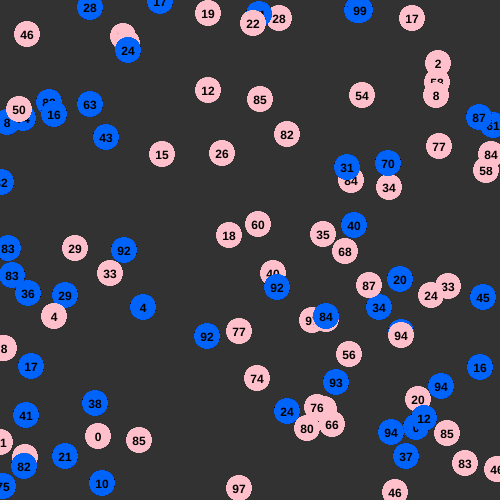
Frame 1 (no input)
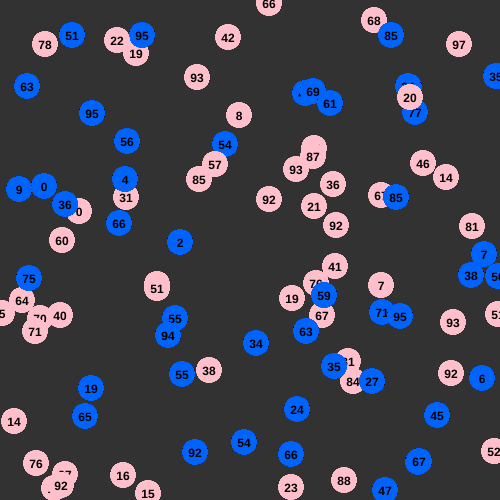
Frame 2 (the mouse pressed at the canvas centre, redrawn once)

The p5.js sketch that drew these frames (run headless with seeded random() and noise() and a simulated clock; the mouse was pressed at the canvas centre and the sketch redrawn once):

// p5.js sketch
// ── sketch.js
console.log("test")

// defining arrays
let names = ["Marlon", "Ben", "Dan", "Laura", "Bob", "Jen", "James", "Mark", "Max"];
let conditions = ["Healthy", "Unhealthy", "Critical Condition", "Athlete"];
let genders = ["Male", "Female"];
let infected = [true, false]

let person = [];

let numberOfPeople = 100;

// let rAge = Math.round((Math.random() * 40)) +30
// let rAgeP5 = int(random(30,70)); MUST BE IN DRAW

function setup(){
    createCanvas(500, 500);
    

    for(let x = 0; x < numberOfPeople; x++){
        // randomizes each loop
        let randomName = names[Math.floor(Math.random()*names.length)];
        let randomCondition = conditions[Math.floor(Math.random()*conditions.length)];
        let randomGender = genders[Math.floor(Math.random()*genders.length)];
        let randomInfected = infected[Math.floor(Math.random()*infected.length)];
        let randomAge = Math.floor(Math.random()* 100);
        let randomXpos = Math.floor(Math.random() * 500);
        let randomYpos = Math.floor(Math.random() * 500);

        person.push(new CreatePerson(
            randomName, randomAge, randomGender, randomCondition, randomXpos, randomYpos, randomInfected
        ))
    }


    let mapped = person.map(
        object => object.age)

        console.log(mapped)
}

    function draw(){
        background(50);

        for(let x = 0; x < numberOfPeople; x++){
        person[x].render();
        console.log(person[x])
        }
        

        noLoop();
    }

// ── CreatePerson.js
class CreatePerson{
    constructor(
        _name,
        _age,
        _gender,
        _condition,
        _posX,
        _posY,
        _infected
    ){

        this.name = _name;
        this.age = _age;
        this.gender = _gender;
        this.condition = _condition;
        this.posX = _posX;
        this.posY = _posY;
        this.infected = _infected;
}

    render(){
        this.circlePeople();
    }

    circlePeople(){

        let randomXpos = Math.floor(Math.random() * 500);
        let randomYpos = Math.floor(Math.random() * 500);
        let randomAge = Math.floor(Math.random()* 100);

        for(let x = 0; x < person.length; x++){
            if(this.gender == "Male"){
                fill(0,100,250)
            } else {
                fill(255, 192, 203)
            }

            if(person[x])

            ellipse(randomXpos, randomYpos, 25)
            fill(0);
            noStroke();
            textStyle(BOLD);
            textAlign(CENTER);
            text(randomAge, randomXpos, randomYpos+5)     
        }
    }
}
